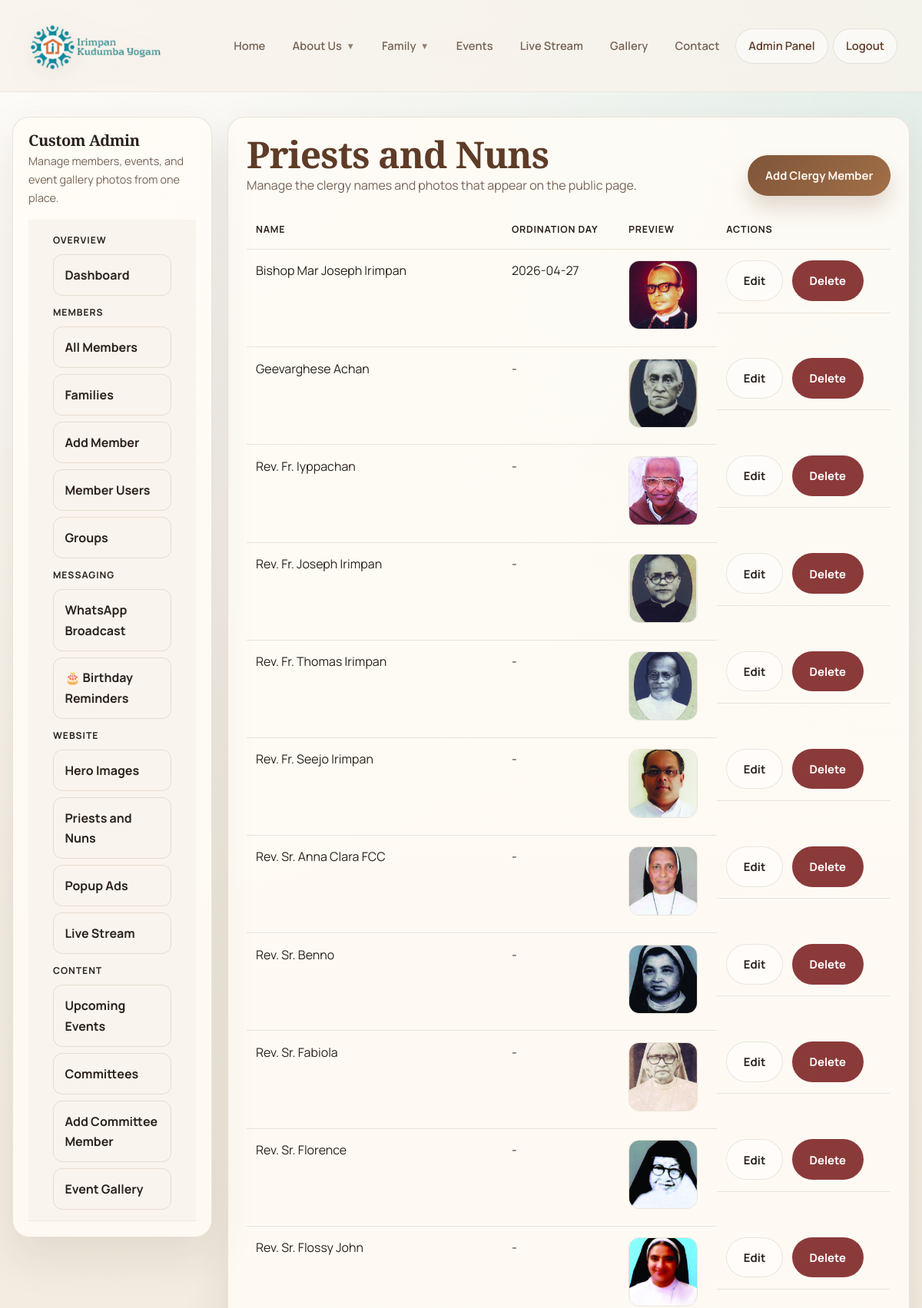
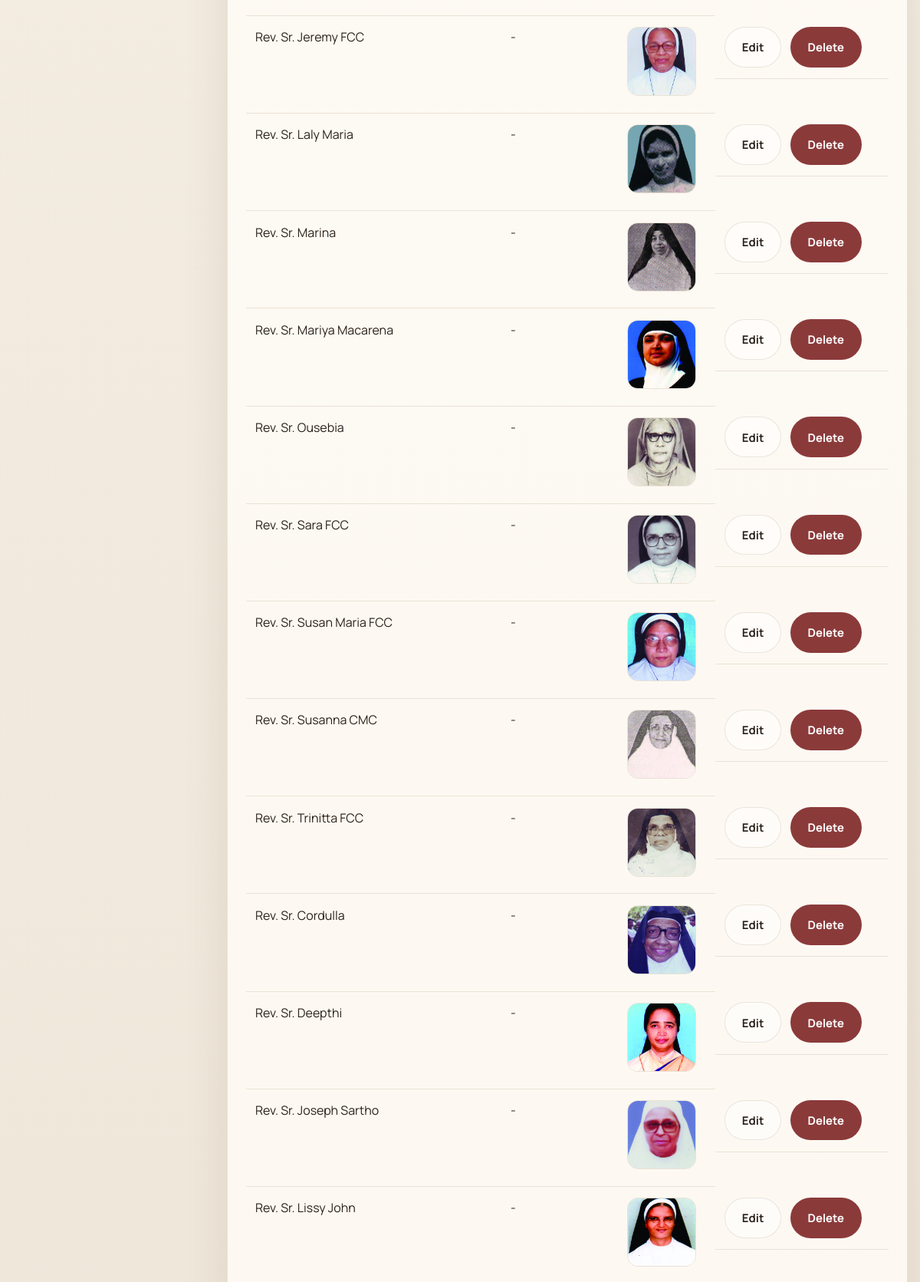
The app's page /admin-panel/priests-and-nuns/ (signed in, upper part) with its own data (2 pictures, top to bottom).
### tree/models.py (models this page shows, shortened)
class ClergyMember(models.Model):
    name = models.CharField(max_length=200)
    ordination_day = models.DateField(null=True, blank=True)
    image = models.ImageField(upload_to='priest/')
    class Meta:
        ordering = ['id']

### tree/views.py (the view)
# urls.py: path('admin-panel/priests-and-nuns/', views.admin_clergy_members, name='admin_clergy_members'),
@clergy_required
def admin_clergy_members(request):
    clergy_members = ClergyMember.objects.all()
    return render(request, 'tree/admin_clergy_members.html', _admin_context(request, clergy_members=clergy_members))

### tree/context_processors.py (called while the page is built)
def navigation_context(request):
    return live_stream_context(request)

### tree/models.py (called while the page is built, shortened)
    @property
    def youtube_video_id(self):
        url = (self.youtube_url or '').strip()
        if not url:
            return ''
        parsed = urlparse(url)
        host = (parsed.netloc or '').lower()
        if 'youtu.be' in host:
            return parsed.path.strip('/').split('/')[0]
        if 'youtube.com' in host:
            if parsed.path == '/watch':
                return parse_qs(parsed.query).get('v', [''])[0]
        return ''

    @property
    def embed_url(self):
        video_id = self.youtube_video_id
        if not video_id:
            return ''
        return f'https://www.youtube.com/embed/{video_id}?autoplay=1&rel=0'

### tree/views.py (called while the page is built)
def _is_admin_user(user):
    return user.is_authenticated and (user.is_staff or user.is_superuser)

def _is_family_member_user(user):
    return user.is_authenticated and user.groups.filter(name='family_member').exists()

def _can_access_admin_panel(user):
    return _is_admin_user(user) or _is_family_member_user(user)

def _can_manage_members(user):
    return _is_admin_user(user)

def _can_manage_events(user):
    return _is_admin_user(user) or user.has_perm('tree.add_event')

def _can_manage_gallery(user):
    return _is_admin_user(user) or user.has_perm('tree.add_galleryphoto')

def _can_manage_ads(user):
    return _can_access_admin_panel(user)

def _can_manage_live_stream(user):
    return _can_access_admin_panel(user)

def _can_manage_committee(user):
    return _can_access_admin_panel(user)

def _can_manage_whatsapp(user):
    return _is_admin_user(user)

def _can_manage_hero_images(user):
    return _can_access_admin_panel(user)

def _can_manage_clergy(user):
    return _is_admin_user(user)

def _valid_live_streams():
    streams = []
    for stream in LiveStreamSettings.objects.order_by('-is_active', '-updated_at', '-id'):
        if not stream.embed_url:
            continue
        streams.append(stream)
    return streams

def live_stream_context(request):
    active_streams = [stream for stream in _valid_live_streams() if stream.is_active]
    return {
        'nav_live_streams': active_streams,
        'nav_live_stream': active_streams[0] if active_streams else None,
    }

### tree/templates/tree/admin_clergy_members.html (shortened to what this page needs)
{% extends "tree/admin_base.html" %}
{% block admin_content %}
<div class="admin-head">
  <div>
    <h1 class="section-title">Priests and Nuns</h1>
    <p>Manage the clergy names and photos that appear on the public page.</p>
  </div>
  <a href="{% url 'admin_clergy_member_add' %}" class="btn btn-primary">Add Clergy Member</a>
</div>
<div class="admin-table-wrap">
  <table class="admin-table">
    <thead>
      <tr>
        <th>Name</th>
        <th>Ordination Day</th>
        <th>Preview</th>
        <th>Actions</th>
      </tr>
    </thead>
    <tbody>
      {% for person in clergy_members %}
      <tr>
        <td>{{ person.name }}</td>
        <td>{{ person.ordination_day|date:"Y-m-d"|default:"-" }}</td>
        <td>
          {% if person.image %}
          <img src="{{ person.image.url }}" alt="{{ person.name }}" style="width:90px;height:90px;object-fit:cover;border-radius:14px;border:1px solid var(--border);">
          {% else %}
          -
          {% endif %}
        </td>
        <td class="admin-actions">
          <a href="{% url 'admin_clergy_member_edit' person.pk %}" class="btn btn-secondary">Edit</a>
          <a href="{% url 'admin_clergy_member_delete' person.pk %}" class="btn btn-danger">Delete</a>
        </td>
      </tr>
      {% empty %}
      <tr>
        <td colspan="4">No clergy members added yet.</td>
      </tr>
      {% endfor %}
    </tbody>
  </table>
</div>
{% endblock %}

### tree/templates/tree/base.html (style rules this page uses)
:root { --bg: #f3efe6; --surface: rgba(255, 252, 246, 0.86); --surface-soft: #f6f0e6; --border: rgba(112, 82, 44, 0.14); --line: rgba(112, 82, 44, 0.08); --brand: #7f5539; --brand-strong: #5e3c27; --brand-soft: #a27048; --accent: #0f766e; --text: #2b221b; --text-dim: #776455; --male: #2c6893; --female: #a05078; --danger: #8b3a3a; --radius: 24px; --radius-lg: 34px; --shadow: 0 24px 60px rgba(70, 43, 24, 0.10); --shadow-soft: 0 14px 34px rgba(70, 43, 24, 0.07); --container: 1240px; }
* { box-sizing: border-box; margin: 0; padding: 0; }
html { scroll-behavior: smooth; }
body { min-height: 100vh; background: radial-gradient(circle at top left, rgba(255, 255, 255, 0.75), transparent 26%), radial-gradient(circle at top right, rgba(218, 237, 234, 0.7), transparent 24%), linear-gradient(180deg, #f8f3eb 0%, #f2ebdf 42%, #ede4d6 100%); color: var(--text); font-family: 'Manrope', sans-serif; line-height: 1.65; position: relative; }
body::before { content: ""; position: fixed; inset: 0; pointer-events: none; background-image: linear-gradient(rgba(127, 85, 57, 0.03) 1px, transparent 1px), linear-gradient(90deg, rgba(127, 85, 57, 0.03) 1px, transparent 1px); background-size: 36px 36px; mask-image: linear-gradient(180deg, rgba(0,0,0,0.32), transparent 82%); }
a { color: inherit; }
img { max-width: 100%; }
h1, h2, h3, h4 { font-family: 'Cormorant Garamond', serif; font-weight: 600; line-height: 0.98; letter-spacing: -0.02em; }
p { color: var(--text-dim); }
.btn-link, .btn { display: inline-flex; align-items: center; justify-content: center; gap: 0.45rem; border-radius: 999px; text-decoration: none; font-weight: 700; border: 1px solid transparent; transition: transform 0.2s ease, box-shadow 0.2s ease, background 0.2s ease, color 0.2s ease; cursor: pointer; }
.btn { padding: 0.82rem 1.35rem; font-size: 0.93rem; min-height: 48px; }
.btn-primary { background: linear-gradient(135deg, var(--brand), var(--brand-soft)); color: #fff8f2 !important; box-shadow: 0 16px 26px rgba(127, 85, 57, 0.2); }
.btn-secondary { background: rgba(255, 255, 255, 0.55); color: var(--text); border-color: var(--border); }
.btn-danger { background: var(--danger); color: #fff; }
.section-title { font-size: clamp(2rem, 4vw, 3.35rem); color: var(--brand-strong); margin-bottom: 0.25rem; }

### tree/templates/tree/admin_base.html (style rules this page uses)
.admin-head { display: flex; justify-content: space-between; align-items: end; gap: 1rem; margin-bottom: 1.25rem; }
.admin-head p { color: var(--text-dim); }
.admin-table-wrap { overflow-x: auto; }
.admin-table { width: 100%; border-collapse: collapse; }
.admin-table th, .admin-table td { padding: 0.9rem 0.75rem; border-bottom: 1px solid var(--border); text-align: left; vertical-align: top; }
.admin-table th { color: var(--gold-dim); font-size: 0.78rem; text-transform: uppercase; letter-spacing: 0.06em; }
.admin-actions { display: flex; gap: 0.75rem; flex-wrap: wrap; }

### records on screen
ClergyMember: name "Bishop Mar Joseph Irimpan", ordination_day "2026-04-27", image (picture)
ClergyMember: name "Geevarghese Achan", ordination_day "-", image (picture)
ClergyMember: name "Rev. Fr. Iyppachan", ordination_day "-", image (picture)
ClergyMember: name "Rev. Fr. Joseph Irimpan", ordination_day "-", image (picture)
ClergyMember: name "Rev. Fr. Thomas Irimpan", ordination_day "-", image (picture)
ClergyMember: name "Rev. Fr. Seejo Irimpan", ordination_day "-", image (picture)
ClergyMember: name "Rev. Sr. Anna Clara FCC", ordination_day "-", image (picture)
ClergyMember: name "Rev. Sr. Benno", ordination_day "-", image (picture)
ClergyMember: name "Rev. Sr. Fabiola", ordination_day "-", image (picture)
ClergyMember: name "Rev. Sr. Florence", ordination_day "-", image (picture)
ClergyMember: name "Rev. Sr. Flossy John", ordination_day "-", image (picture)
ClergyMember: name "Rev. Sr. Jeremy FCC", ordination_day "-", image (picture)
ClergyMember: name "Rev. Sr. Laly Maria", ordination_day "-", image (picture)
ClergyMember: name "Rev. Sr. Marina", ordination_day "-", image (picture)
ClergyMember: name "Rev. Sr. Mariya Macarena", ordination_day "-", image (picture)
ClergyMember: name "Rev. Sr. Ousebia", ordination_day "-", image (picture)
ClergyMember: name "Rev. Sr. Sara FCC", ordination_day "-", image (picture)
ClergyMember: name "Rev. Sr. Susan Maria FCC", ordination_day "-", image (picture)
ClergyMember: name "Rev. Sr. Susanna CMC", ordination_day "-", image (picture)
ClergyMember: name "Rev. Sr. Trinitta FCC", ordination_day "-", image (picture)
ClergyMember: name "Rev. Sr. Cordulla", ordination_day "-", image (picture)
ClergyMember: name "Rev. Sr. Deepthi", ordination_day "-", image (picture)
ClergyMember: name "Rev. Sr. Joseph Sartho", ordination_day "-", image (picture)
ClergyMember: name "Rev. Sr. Lissy John", ordination_day "-", image (picture)
